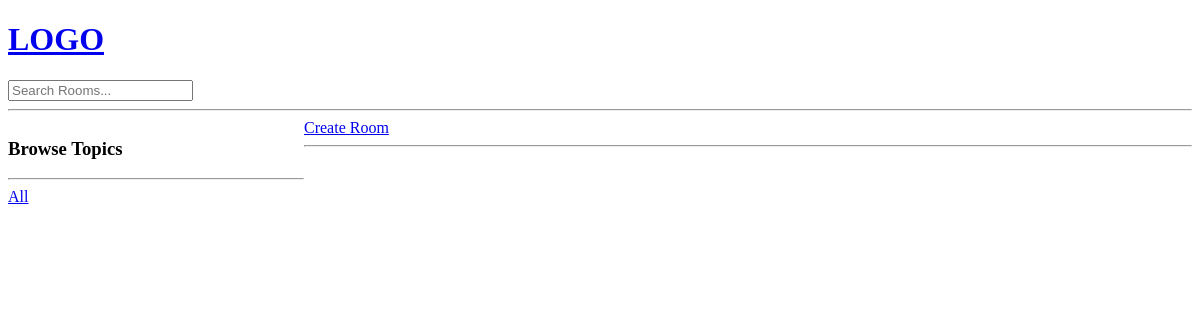
The app's page /, older data.
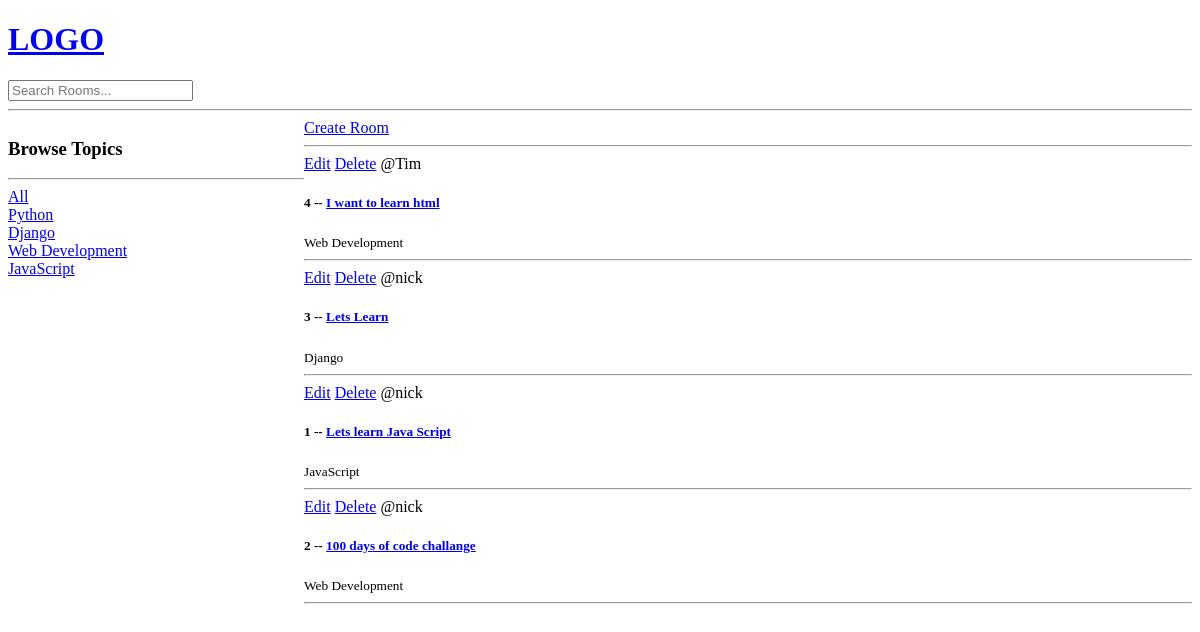
The same page, newer data.
### base/models.py (models this page shows, shortened)
class Topic(models.Model):
    name = models.CharField(max_length=200)

class Room(models.Model):
    host = models.ForeignKey(User, on_delete=models.SET_NULL, null=True)
    topic = models.ForeignKey(Topic, on_delete=models.SET_NULL, null=True)
    name = models.CharField(max_length=200)
    description = models.TextField(null=True, blank=True)
    updated = models.DateTimeField(auto_now=True)
    created = models.DateTimeField(auto_now_add=True)
    class Meta:
        ordering = ['-updated', '-created']

### base/views.py (the view)
# urls.py: path('', views.home, name="home"),
def home(request):
    q = request.GET.get('q') if request.GET.get('q') != None else ''
    rooms = Room.objects.filter(topic__name__icontains=q)
    topics = Topic.objects.all()
    context = {
        "rooms": rooms,
        "topics": topics
    }
    return render(request, 'base/home.html', context)

### base/templates/base/home.html (shortened to what this page needs)
{% extends 'main.html' %}
{% block content %}
<div class='home-container'>
  <div>
    <h3>Browse Topics</h3>
    <hr>
    <div>
      <a href="{% url 'home' %}">All</a>
    </div>
    {% for topic in topics %}
      <div>
        <a href="{% url 'home' %}?q={{topic.name}}">{{topic.name}}</a>
      </div>
    {% endfor %}
  </div>
  <div>
    <a href="{% url 'create-room' %}">Create Room</a>
    <hr>
    <div>
      {% for room in rooms %}
        <div>
          <a href="{% url 'update-room' room.id %}">Edit</a>
        <a href="{% url 'delete-room' room.id %}">Delete</a>
          <span>@{{room.host.username}}</span>
          <h5>
            {{room.id}} -- <a href="{% url 'room' room.id %}">{{room.name}}</a>
          </h5>
          <small>{{room.topic.name}}</small>
          <hr>
        </div>
      {% endfor %}
    </div>
  </div>
</div>
{% endblock content %}

### templates/main.html (shortened to what this page needs)
<!DOCTYPE html>
<html lang="en">
  <head>
  </head>
  <body>
    {% include 'navbar.html' %}
    {% block content %}
    {% endblock %}
  </body>
</html>

### templates/navbar.html
<a href="/">
  <h1>LOGO</h1>
</a>
<form method="GET" action="{% url 'home' %}">
  <input type="text" name="q" placeholder="Search Rooms..."/>
</form>
<hr>

### base/templates/base/home.html (style rules this page uses)
.home-container { display: grid; grid-template-columns: 1fr 3fr; }

Row changes from the older to the newer data that the page shows:
added Topic: name "Python"
added Topic: name "Django"
added Topic: name "Web Development"
added Topic: name "JavaScript"
added Room: host.username "Tim", id "4", name "I want to learn html", topic.name "Web Development"
added Room: host.username "nick", id "3", name "Lets Learn", topic.name "Django"
now on this page (row edited): Room: host.username "nick", id "1", name "Lets learn Java Script", topic.name "JavaScript"
now on this page (row edited): Room: host.username "nick", id "2", name "100 days of code challange", topic.name "Web Development"
